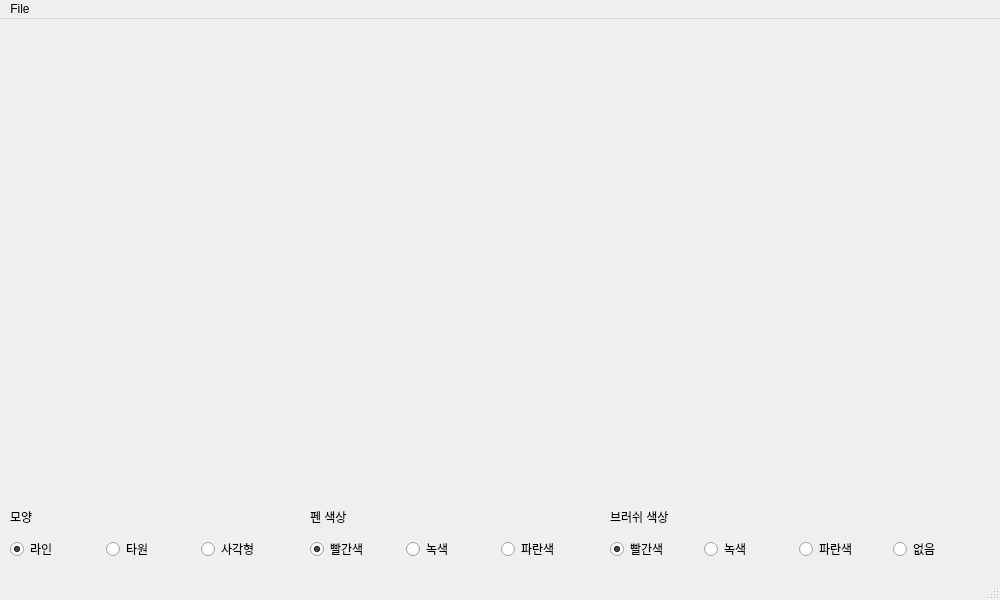
<?xml version="1.0" encoding="UTF-8"?>
<ui version="4.0">
 <class>MainWindow</class>
 <widget class="QMainWindow" name="MainWindow">
  <property name="geometry">
   <rect>
    <x>0</x>
    <y>0</y>
    <width>1000</width>
    <height>600</height>
   </rect>
  </property>
  <property name="windowTitle">
   <string>MainWindow</string>
  </property>
  <widget class="QWidget" name="centralwidget">
   <widget class="QLabel" name="label">
    <property name="geometry">
     <rect>
      <x>310</x>
      <y>490</y>
      <width>281</width>
      <height>16</height>
     </rect>
    </property>
    <property name="text">
     <string>펜 색상</string>
    </property>
   </widget>
   <widget class="QLabel" name="label_2">
    <property name="geometry">
     <rect>
      <x>10</x>
      <y>490</y>
      <width>281</width>
      <height>16</height>
     </rect>
    </property>
    <property name="text">
     <string>모양</string>
    </property>
   </widget>
   <widget class="QWidget" name="horizontalLayoutWidget">
    <property name="geometry">
     <rect>
      <x>310</x>
      <y>510</y>
      <width>281</width>
      <height>41</height>
     </rect>
    </property>
    <layout class="QHBoxLayout" name="horizontalLayout">
     <property name="sizeConstraint">
      <enum>QLayout::SetDefaultConstraint</enum>
     </property>
     <item>
      <widget class="QRadioButton" name="btnPenColorRed">
       <property name="text">
        <string>빨간색</string>
       </property>
       <property name="checked">
        <bool>true</bool>
       </property>
      </widget>
     </item>
     <item>
      <widget class="QRadioButton" name="btnPenColorGreen">
       <property name="text">
        <string>녹색</string>
       </property>
      </widget>
     </item>
     <item>
      <widget class="QRadioButton" name="btnPenColorBlue">
       <property name="text">
        <string>파란색</string>
       </property>
      </widget>
     </item>
    </layout>
   </widget>
   <widget class="QWidget" name="horizontalLayoutWidget_2">
    <property name="geometry">
     <rect>
      <x>10</x>
      <y>510</y>
      <width>281</width>
      <height>41</height>
     </rect>
    </property>
    <layout class="QHBoxLayout" name="horizontalLayout_2">
     <item>
      <widget class="QRadioButton" name="btnLine">
       <property name="text">
        <string>라인</string>
       </property>
       <property name="checked">
        <bool>true</bool>
       </property>
      </widget>
     </item>
     <item>
      <widget class="QRadioButton" name="btnEllipse">
       <property name="text">
        <string>타원</string>
       </property>
      </widget>
     </item>
     <item>
      <widget class="QRadioButton" name="btnRectangle">
       <property name="text">
        <string>사각형</string>
       </property>
      </widget>
     </item>
    </layout>
   </widget>
   <widget class="QWidget" name="horizontalLayoutWidget_3">
    <property name="geometry">
     <rect>
      <x>610</x>
      <y>510</y>
      <width>371</width>
      <height>41</height>
     </rect>
    </property>
    <layout class="QHBoxLayout" name="horizontalLayout_3">
     <property name="sizeConstraint">
      <enum>QLayout::SetDefaultConstraint</enum>
     </property>
     <item>
      <widget class="QRadioButton" name="btnBrushColorRed">
       <property name="text">
        <string>빨간색</string>
       </property>
       <property name="checked">
        <bool>true</bool>
       </property>
      </widget>
     </item>
     <item>
      <widget class="QRadioButton" name="btnBrushColorGreen">
       <property name="text">
        <string>녹색</string>
       </property>
      </widget>
     </item>
     <item>
      <widget class="QRadioButton" name="btnBrushColorBlue">
       <property name="text">
        <string>파란색</string>
       </property>
      </widget>
     </item>
     <item>
      <widget class="QRadioButton" name="btnBrushColorClear">
       <property name="text">
        <string>없음</string>
       </property>
      </widget>
     </item>
    </layout>
   </widget>
   <widget class="QLabel" name="label_3">
    <property name="geometry">
     <rect>
      <x>610</x>
      <y>490</y>
      <width>281</width>
      <height>16</height>
     </rect>
    </property>
    <property name="text">
     <string>브러쉬 색상</string>
    </property>
   </widget>
  </widget>
  <widget class="QMenuBar" name="menubar">
   <property name="geometry">
    <rect>
     <x>0</x>
     <y>0</y>
     <width>1000</width>
     <height>26</height>
    </rect>
   </property>
   <widget class="QMenu" name="menuFile">
    <property name="title">
     <string>File</string>
    </property>
    <addaction name="actionAbout"/>
   </widget>
   <addaction name="menuFile"/>
  </widget>
  <widget class="QStatusBar" name="statusbar"/>
  <action name="actionAbout">
   <property name="text">
    <string>About</string>
   </property>
  </action>
 </widget>
 <resources/>
 <connections/>
</ui>
